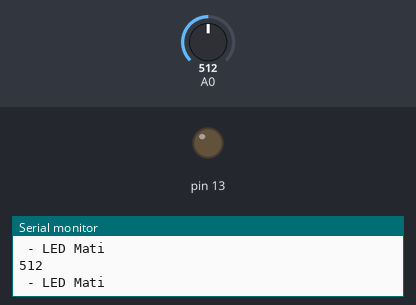
Simulated run of this sketch. Board: Arduino Uno, built with avr-gcc and run on an emulated ATmega328P. Parts: output pins drawn as LEDs (lit = HIGH), the last lines printed to the serial monitor. The inputs (shaded band) are chosen by the test bench; at power-on: A0 = 512.

Above: at 1.2 s.
1.3 s: A0 set to 163
2.8 s: A0 set to 144
At 3.5 s:
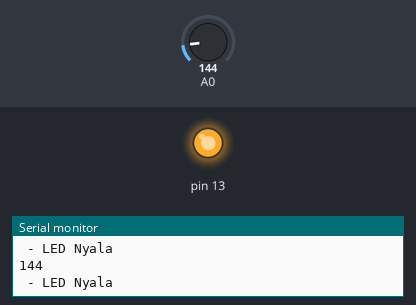
4.3 s: A0 set to 160
At 4.9 s:
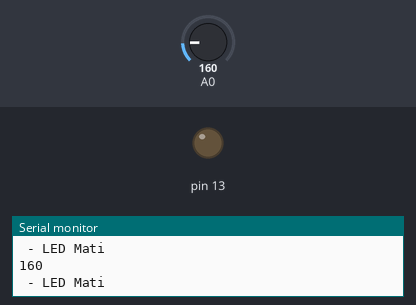
5.8 s: A0 set to 140
At 6.2 s:
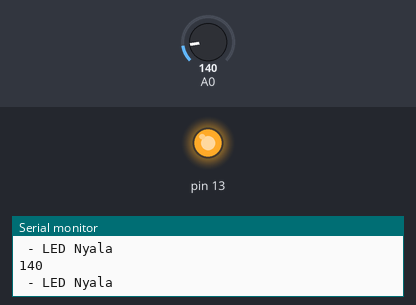
Timing chart, 0 to 8.3 s (numbered marks = the images above; inputs shaded):
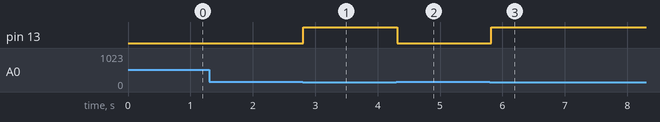

Measured:
- the behaviour switches between 151 and 150 on A0 (found by bisection; images 0 and 1)
- after the input at 2.8 s, pin 13: LOW → HIGH at once
- after the input at 4.3 s, pin 13: HIGH → LOW at once
- after the input at 5.8 s, pin 13: LOW → HIGH at once

The sketch:

rulebased.ino
```cpp
int harga = 0;
void setup() {
  // put your setup code here, to run once:
pinMode(13, OUTPUT);
pinMode(A0, INPUT);
Serial.begin(9600);
}

void loop() {
  harga = analogRead(A0);
  Serial.println(harga);
  if (harga > 150) {
    // Jika harga > 500, nyalakan LED
    digitalWrite(13, LOW);
    Serial.println(" - LED Mati");
  } else {
    // Jika harga <= 500, matikan LED
    digitalWrite(13, HIGH);
    Serial.println(" - LED Nyala");
  }
  delay(100);


}
```
